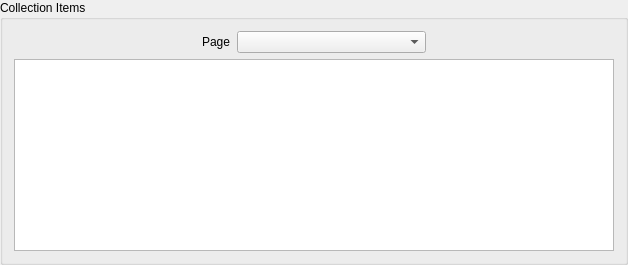
          <widget class="QGroupBox" name="collectionGroup">
           <property name="sizePolicy">
            <sizepolicy hsizetype="Preferred" vsizetype="Preferred">
             <horstretch>0</horstretch>
             <verstretch>0</verstretch>
            </sizepolicy>
           </property>
           <property name="title">
            <string>Collection Items</string>
           </property>
           <layout class="QVBoxLayout" name="verticalLayout_3">
            <item>
             <layout class="QHBoxLayout" name="horizontalLayout_2">
              <item>
               <spacer name="horizontalSpacer_5">
                <property name="orientation">
                 <enum>Qt::Horizontal</enum>
                </property>
                <property name="sizeHint" stdset="0">
                 <size>
                  <width>40</width>
                  <height>20</height>
                 </size>
                </property>
               </spacer>
              </item>
              <item>
               <widget class="QLabel" name="label_16">
                <property name="text">
                 <string>Page</string>
                </property>
               </widget>
              </item>
              <item>
               <widget class="QComboBox" name="page">
                <property name="sizePolicy">
                 <sizepolicy hsizetype="Expanding" vsizetype="Fixed">
                  <horstretch>0</horstretch>
                  <verstretch>0</verstretch>
                 </sizepolicy>
                </property>
                <property name="sizeAdjustPolicy">
                 <enum>QComboBox::AdjustToContents</enum>
                </property>
               </widget>
              </item>
              <item>
               <spacer name="horizontalSpacer">
                <property name="orientation">
                 <enum>Qt::Horizontal</enum>
                </property>
                <property name="sizeHint" stdset="0">
                 <size>
                  <width>40</width>
                  <height>20</height>
                 </size>
                </property>
               </spacer>
              </item>
             </layout>
            </item>
            <item>
             <widget class="QGraphicsView" name="graphicsView">
              <property name="minimumSize">
               <size>
                <width>600</width>
                <height>0</height>
               </size>
              </property>
              <property name="alignment">
               <set>Qt::AlignHCenter|Qt::AlignTop</set>
              </property>
              <property name="renderHints">
               <set>QPainter::Antialiasing|QPainter::SmoothPixmapTransform|QPainter::TextAntialiasing</set>
              </property>
              <property name="viewportUpdateMode">
               <enum>QGraphicsView::FullViewportUpdate</enum>
              </property>
             </widget>
            </item>
           </layout>
          </widget>
